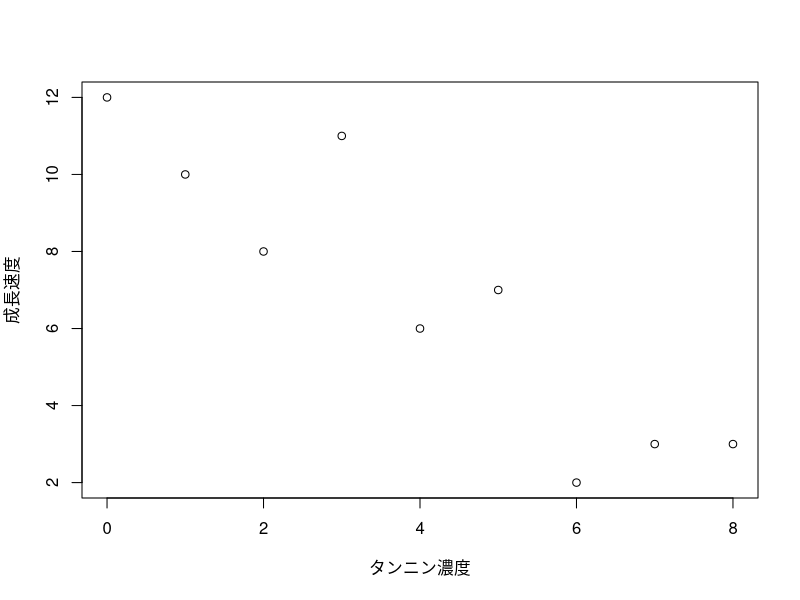
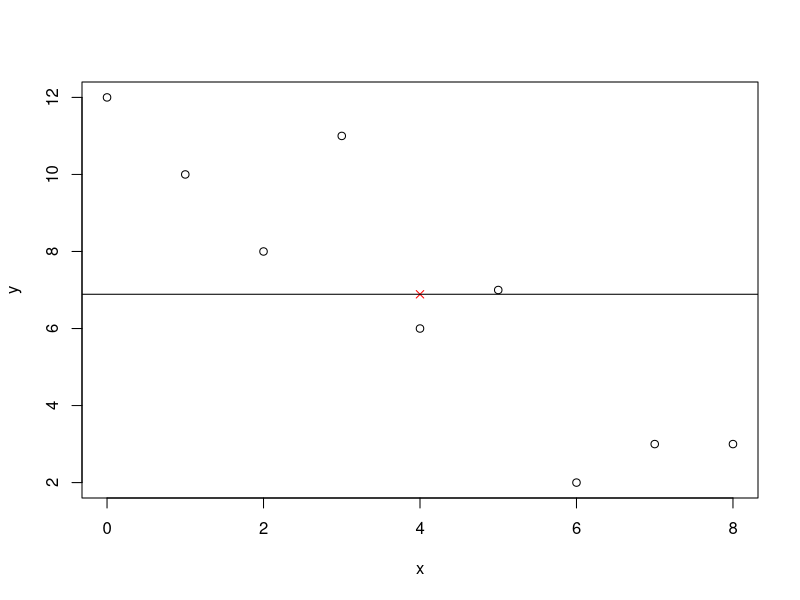
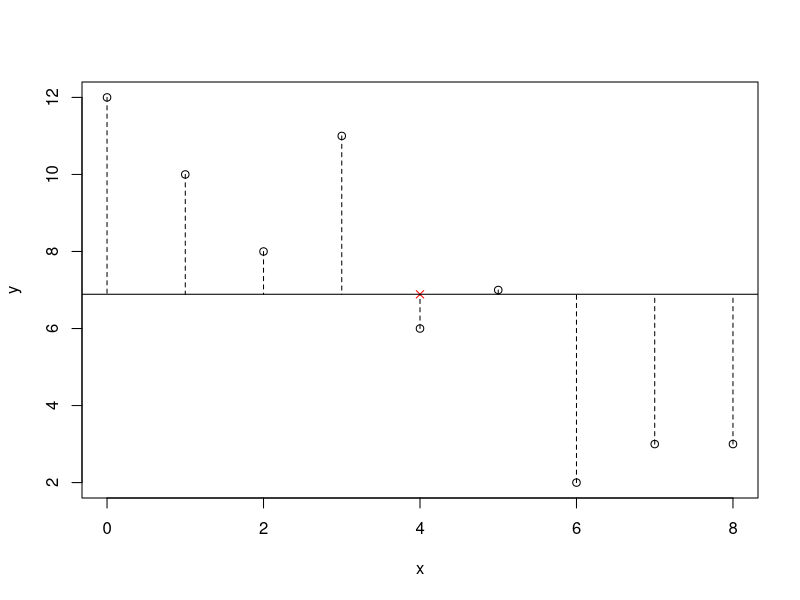
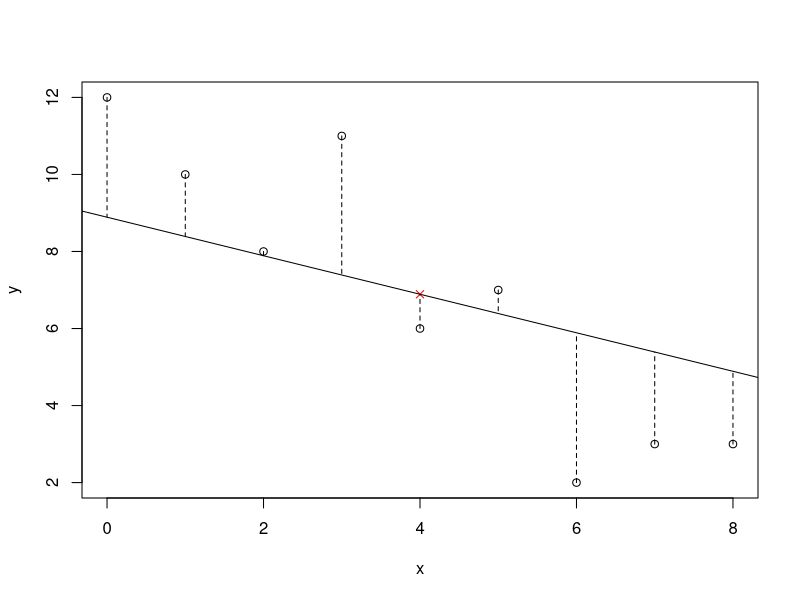
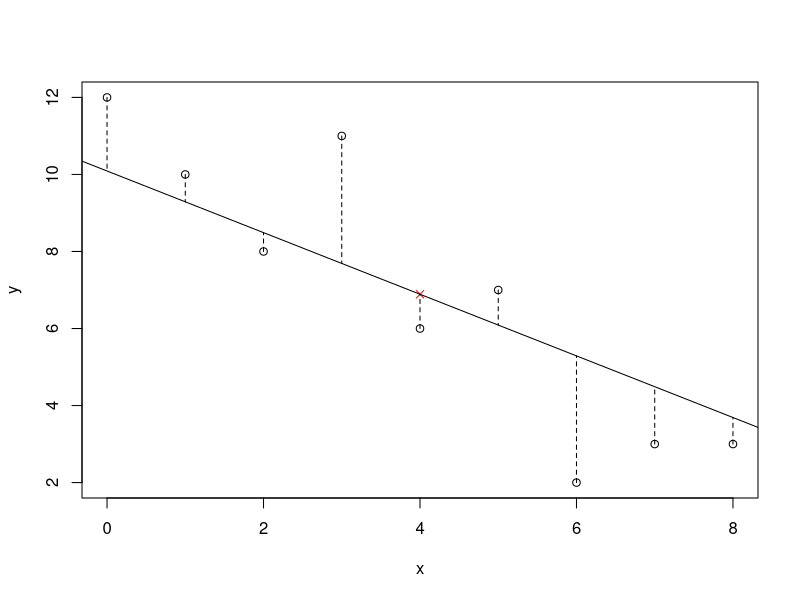
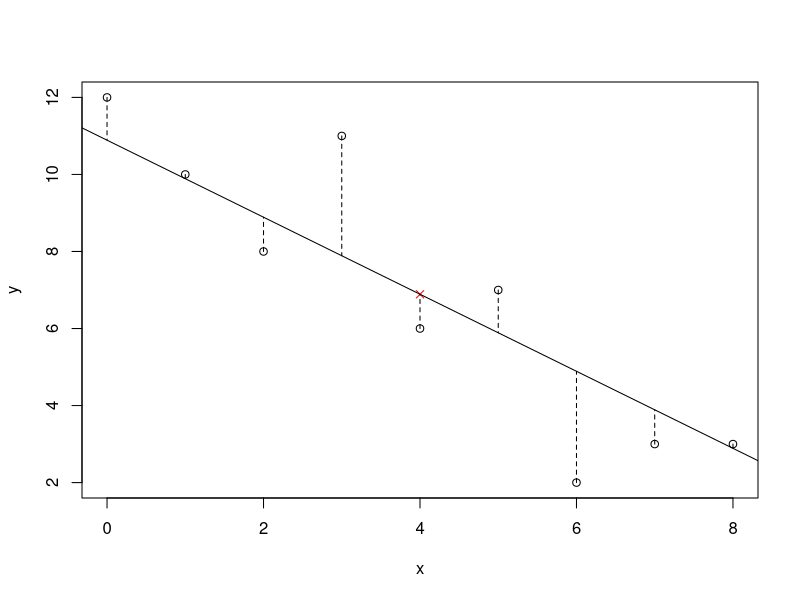
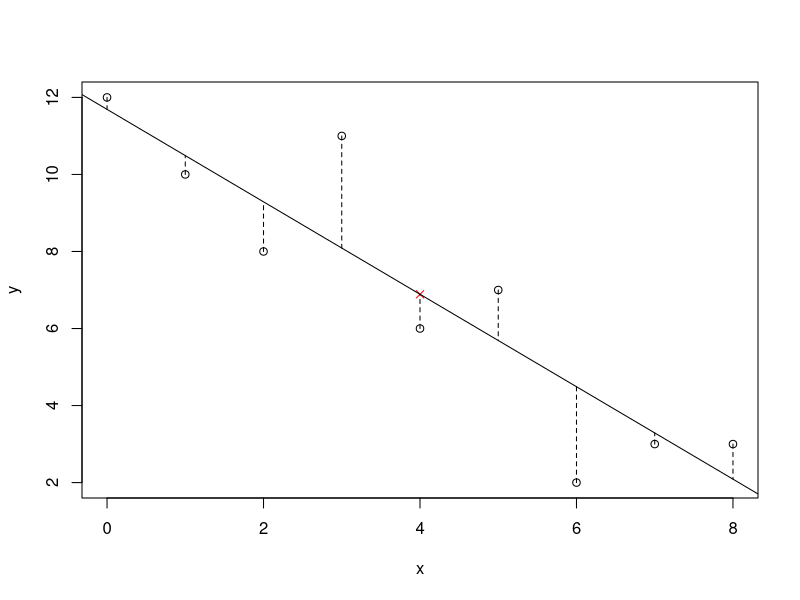
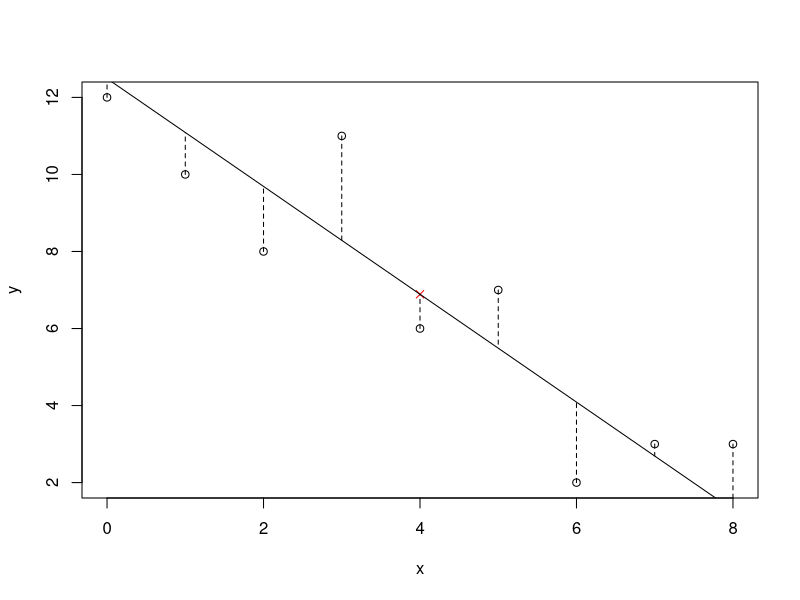

Write the R code that produced these figures, in order.
# 回帰直線
#データの入力と図示
tannin <- c(0, 1, 2, 3, 4, 5, 6, 7, 8)
growth <- c(12, 10, 8, 11, 6, 7, 2, 3, 3)
plot(tannin, growth, xlab="タンニン濃度", ylab="成長速度")


# 回帰直線の決定
kaiki <- function(x, y, slope=0, show.res=FALSE) {
	plot(x, y)
	points(mean(x), mean(y), pch=4, col="red")
	intercept=mean(y)-slope*mean(x)
	abline(a=intercept, b=slope)
	y.predicted <- function(xx) intercept + slope*xx
	if(show.res){
		for(i in 1:length(x)){
			lines(c(x[i], x[i]), c(y[i], y.predicted(x[i])), lty=2)
		}
		return(sum((y.predicted(x)-y)^2))
	}
}

kaiki(tannin, growth, slope=0) 

kaiki(tannin, growth, slope=0, show.res=T)

kaiki(tannin, growth, slope=-0.5, show.res=T)

kaiki(tannin, growth, slope=-0.8, show.res=TRUE)

kaiki(tannin, growth, slope=-1.0, show.res=TRUE)

kaiki(tannin, growth, slope=-1.2, show.res=TRUE)

kaiki(tannin, growth, slope=-1.4, show.res=TRUE)


#最小2乗法によるbとaの決定
tannin.me <- mean(tannin)
growth.me <- mean(growth)
b <- sum( (tannin-tannin.me)*(growth-growth.me) ) / sum( (tannin-tannin.me)^2 )
b
a <- growth.me - b*tannin.me
a

# lmを使う
model <- lm(growth ~ tannin)
model

# 傾きの検定
model <- lm(growth ~ tannin)
summary(model)
summary.aov(model)
p <- 1
0.8157 - (1-0.8157)*(p/(9 - p - 1))

# 散布図に回帰直線を重ね描きする
plot(tannin, growth)
abline(lm(growth ~ tannin))

# 決定係数
x <- c(1:20)
y1 <- x + rnorm(20, mean=0, sd=5)
y2 <- x + rnorm(20, mean=0, sd=1)
plot(x,y1, ylim=c(min(y1,y2),max(y1,y2)), pch=16)
abline(0,1)
cor(x,y1)^2
plot(x,y2, ylim=c(min(y1,y2),max(y1,y2)), pch=16)
abline(0,1)
cor(x,y2)^2







